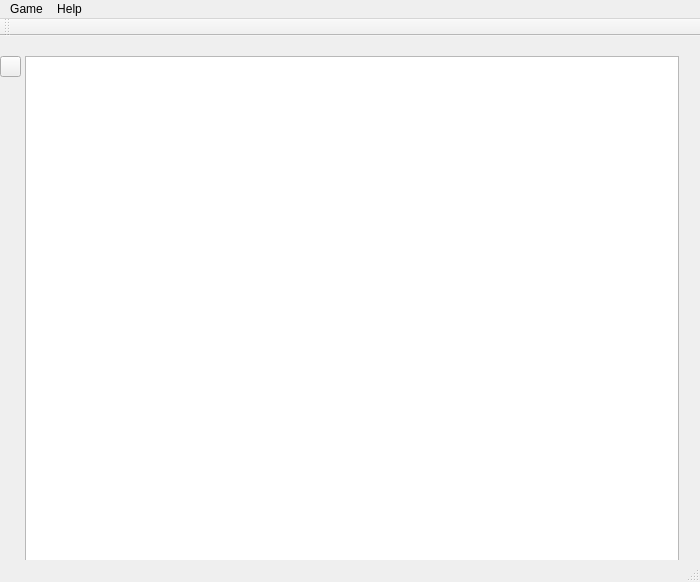
<?xml version="1.0" encoding="UTF-8"?>
<ui version="4.0">
 <class>MainWindow</class>
 <widget class="QMainWindow" name="MainWindow">
  <property name="geometry">
   <rect>
    <x>0</x>
    <y>0</y>
    <width>700</width>
    <height>582</height>
   </rect>
  </property>
  <property name="sizePolicy">
   <sizepolicy hsizetype="Fixed" vsizetype="Fixed">
    <horstretch>0</horstretch>
    <verstretch>0</verstretch>
   </sizepolicy>
  </property>
  <property name="minimumSize">
   <size>
    <width>700</width>
    <height>582</height>
   </size>
  </property>
  <property name="maximumSize">
   <size>
    <width>700</width>
    <height>582</height>
   </size>
  </property>
  <property name="windowTitle">
   <string>Five</string>
  </property>
  <property name="windowIcon">
   <iconset>
    <normaloff>../build-Five-Desktop_Qt_5_8_0_MinGW_32bit-Debug/debug/FiveLogo.png</normaloff>../build-Five-Desktop_Qt_5_8_0_MinGW_32bit-Debug/debug/FiveLogo.png</iconset>
  </property>
  <widget class="QWidget" name="centralWidget">
   <widget class="FiveGraphicsView" name="graphicsView">
    <property name="geometry">
     <rect>
      <x>25</x>
      <y>20</y>
      <width>654</width>
      <height>505</height>
     </rect>
    </property>
    <property name="autoFillBackground">
     <bool>true</bool>
    </property>
   </widget>
   <widget class="QPushButton" name="servicePB">
    <property name="geometry">
     <rect>
      <x>0</x>
      <y>20</y>
      <width>21</width>
      <height>21</height>
     </rect>
    </property>
    <property name="text">
     <string/>
    </property>
   </widget>
  </widget>
  <widget class="QMenuBar" name="menuBar">
   <property name="geometry">
    <rect>
     <x>0</x>
     <y>0</y>
     <width>700</width>
     <height>21</height>
    </rect>
   </property>
   <widget class="QMenu" name="menuGame">
    <property name="title">
     <string>Game</string>
    </property>
    <addaction name="actionNew_Game"/>
    <addaction name="actionSettings"/>
    <addaction name="separator"/>
    <addaction name="actionExit"/>
   </widget>
   <widget class="QMenu" name="menuHelp">
    <property name="title">
     <string>Help</string>
    </property>
    <addaction name="actionRules"/>
    <addaction name="actionAbout"/>
   </widget>
   <addaction name="menuGame"/>
   <addaction name="menuHelp"/>
  </widget>
  <widget class="QToolBar" name="mainToolBar">
   <attribute name="toolBarArea">
    <enum>TopToolBarArea</enum>
   </attribute>
   <attribute name="toolBarBreak">
    <bool>false</bool>
   </attribute>
  </widget>
  <widget class="QStatusBar" name="statusBar"/>
  <action name="actionAbout">
   <property name="text">
    <string>About</string>
   </property>
  </action>
  <action name="actionNew_Game">
   <property name="text">
    <string>New Game</string>
   </property>
  </action>
  <action name="actionSettings">
   <property name="text">
    <string>Settings</string>
   </property>
  </action>
  <action name="actionExit">
   <property name="text">
    <string>Exit</string>
   </property>
  </action>
  <action name="actionRules">
   <property name="text">
    <string>Rules</string>
   </property>
  </action>
 </widget>
 <layoutdefault spacing="6" margin="11"/>
 <customwidgets>
  <customwidget>
   <class>FiveGraphicsView</class>
   <extends>QGraphicsView</extends>
   <header location="global">fivegraphicsview.h</header>
  </customwidget>
 </customwidgets>
 <resources/>
 <connections/>
</ui>
